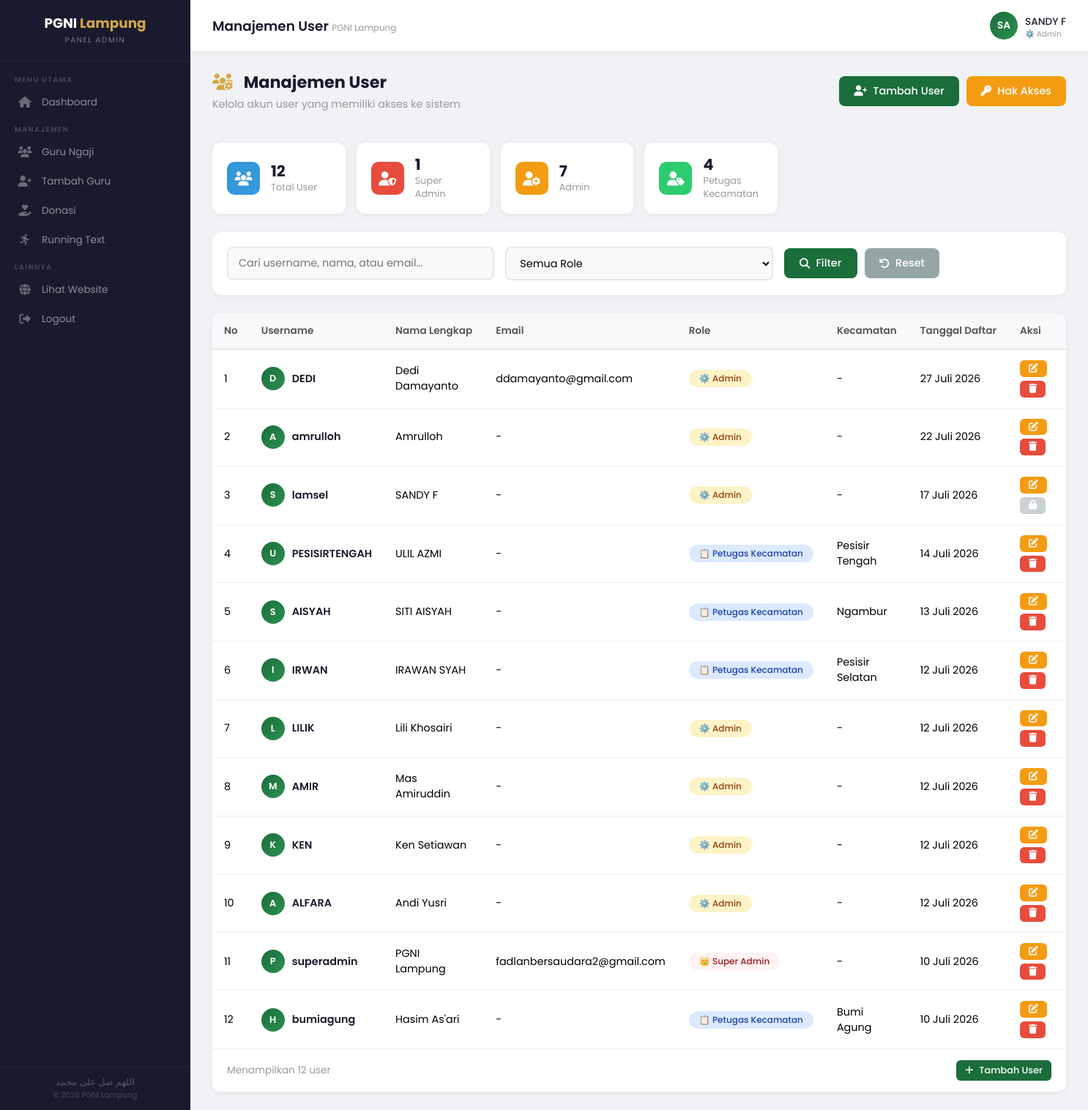
/admin/user.php (signed in), run on the app's committed database.
### tables this page shows
CREATE TABLE `users` (
  `id` int(11) NOT NULL AUTO_INCREMENT,
  `username` varchar(50) NOT NULL,
  `password` varchar(255) NOT NULL,
  `nama_lengkap` varchar(100) NOT NULL,
  `email` varchar(100) DEFAULT NULL,
  `role` enum('super_admin','admin','petugas_kecamatan') NOT NULL,
  `kecamatan_id` int(11) DEFAULT NULL,
  `created_at` timestamp NULL DEFAULT current_timestamp(),
  `no_telepon` varchar(20) DEFAULT NULL,
  `alamat` text DEFAULT NULL,
  `profile_photo` varchar(255) DEFAULT NULL,
  PRIMARY KEY (`id`),
  UNIQUE KEY `username` (`username`),
  UNIQUE KEY `email` (`email`)
);

CREATE TABLE `kecamatan` (
  `id` int(11) NOT NULL AUTO_INCREMENT,
  `kabupaten_id` int(11) DEFAULT NULL,
  `nama` varchar(100) NOT NULL,
  `kode` varchar(10) DEFAULT NULL,
  `created_at` datetime DEFAULT current_timestamp(),
  PRIMARY KEY (`id`),
  KEY `kabupaten_id` (`kabupaten_id`)
);

### include/functions.php (called while the page is built, shortened)
<?php
function tanggal_indonesia($tanggal) {
    $bulan = array(
        1 => 'Januari', 'Februari', 'Maret', 'April', 'Mei', 'Juni',
        'Juli', 'Agustus', 'September', 'Oktober', 'November', 'Desember'
    );
    $tgl = date('j', strtotime($tanggal));
    $bln = $bulan[(int)date('n', strtotime($tanggal))];
    $thn = date('Y', strtotime($tanggal));
    return $tgl . ' ' . $bln . ' ' . $thn;
}

### admin/user.php (the view, shortened to what this page needs)
<?php
$root_path = dirname(__DIR__);
require_once $root_path . '/include/functions.php';
$search = isset($_GET['search']) ? mysqli_real_escape_string($conn, $_GET['search']) : '';
$query = "SELECT u.*, k.nama as kecamatan_nama
          FROM users u
          LEFT JOIN kecamatan k ON u.kecamatan_id = k.id
          WHERE 1=1";
$query .= " ORDER BY u.created_at DESC";
$result = mysqli_query($conn, $query);
$query_total = "SELECT COUNT(*) as total FROM users";
$total = mysqli_fetch_assoc(mysqli_query($conn, $query_total))['total'];
$query_super_admin = "SELECT COUNT(*) as total FROM users WHERE role = 'super_admin'";
$total_super_admin = mysqli_fetch_assoc(mysqli_query($conn, $query_super_admin))['total'];
$query_admin = "SELECT COUNT(*) as total FROM users WHERE role = 'admin'";
$total_admin = mysqli_fetch_assoc(mysqli_query($conn, $query_admin))['total'];
$query_petugas = "SELECT COUNT(*) as total FROM users WHERE role = 'petugas_kecamatan'";
$total_petugas = mysqli_fetch_assoc(mysqli_query($conn, $query_petugas))['total'];
include 'include/admin_header.php';
?>
<div class="page-header">
    <div class="page-header-left">
        <h2><i class="fas fa-users-cog"></i> Manajemen User</h2>
        <p class="text-muted">Kelola akun user yang memiliki akses ke sistem</p>
    </div>
    <div class="page-header-right">
        <a href="user_tambah.php" class="btn btn-primary">
            <i class="fas fa-user-plus"></i> Tambah User
        </a>
        <a href="permission.php" class="btn btn-warning">
            <i class="fas fa-key"></i> Hak Akses
        </a>
    </div>
</div>
<div class="stats-row">
    <div class="stat-box">
        <div class="stat-box-icon" style="background: #3498db;">
            <i class="fas fa-users"></i>
        </div>
        <div class="stat-box-info">
            <h3><?php echo number_format($total); ?></h3>
            <p>Total User</p>
        </div>
    </div>
    <div class="stat-box">
        <div class="stat-box-icon" style="background: #e74c3c;">
            <i class="fas fa-user-shield"></i>
        </div>
        <div class="stat-box-info">
            <h3><?php echo number_format($total_super_admin); ?></h3>
            <p>Super Admin</p>
        </div>
    </div>
    <div class="stat-box">
        <div class="stat-box-icon" style="background: #f39c12;">
            <i class="fas fa-user-cog"></i>
        </div>
        <div class="stat-box-info">
            <h3><?php echo number_format($total_admin); ?></h3>
            <p>Admin</p>
        </div>
    </div>
    <div class="stat-box">
        <div class="stat-box-icon" style="background: #2ecc71;">
            <i class="fas fa-user-tag"></i>
        </div>
        <div class="stat-box-info">
            <h3><?php echo number_format($total_petugas); ?></h3>
            <p>Petugas Kecamatan</p>
        </div>
    </div>
</div>
<div class="filter-section">
    <form method="GET" action="" class="filter-form">
        <div class="filter-group">
            <input type="text" name="search" class="form-control" placeholder="Cari username, nama, atau email..."
                   value="<?php echo htmlspecialchars($search); ?>">
        </div>
        <div class="filter-group">
            <select name="role" class="form-control">
                <option value="">Semua Role</option>
            </select>
        </div>
        <div class="filter-group filter-actions">
            <button type="submit" class="btn btn-primary">
                <i class="fas fa-search"></i> Filter
            </button>
            <a href="user.php" class="btn btn-secondary">
                <i class="fas fa-undo"></i> Reset
            </a>
        </div>
    </form>
</div>
<div class="table-wrapper">
    <div class="table-responsive">
        <table class="table">
            <thead>
                <tr>
                    <th width="50">No</th>
                    <th>Username</th>
                    <th>Nama Lengkap</th>
                    <th class="hide-mobile">Email</th>
                    <th>Role</th>
                    <th class="hide-tablet">Kecamatan</th>
                    <th class="hide-mobile">Tanggal Daftar</th>
                    <th width="180">Aksi</th>
                </tr>
            </thead>
            <tbody>
                <?php if ($result && mysqli_num_rows($result) > 0): ?>
                    <?php $no = 1; ?>
                    <?php while ($row = mysqli_fetch_assoc($result)): ?>
                        <tr>
                            <td><?php echo $no++; ?></td>
                            <td>
                                <div class="user-cell">
                                    <span class="user-avatar">
                                        <?php echo strtoupper(substr($row['nama_lengkap'], 0, 1)); ?>
                                    </span>
                                    <span class="user-username"><?php echo htmlspecialchars($row['username']); ?></span>
                                </div>
                            </td>
                            <td><?php echo htmlspecialchars($row['nama_lengkap']); ?></td>
                            <td class="hide-mobile"><?php echo htmlspecialchars($row['email'] ?: '-'); ?></td>
                            <td>
                                <span class="role-badge <?php echo $row['role']; ?>">
                                    <?php
                                        switch($row['role']) {
                                            case 'super_admin': echo '👑 Super Admin'; break;
                                            case 'admin': echo '⚙️ Admin'; break;
                                            case 'petugas_kecamatan': echo '📋 Petugas Kecamatan'; break;
                                        }
                                    ?>
                                </span>
                            </td>
                            <td class="hide-tablet"><?php echo htmlspecialchars($row['kecamatan_nama'] ?: '-'); ?></td>
                            <td class="hide-mobile"><?php echo tanggal_indonesia($row['created_at']); ?></td>
                            <td>
                                <div class="btn-group">
                                    <a href="user_edit.php?id=<?php echo $row['id']; ?>" class="btn btn-sm btn-warning" title="Edit">
                                        <i class="fas fa-edit"></i>
                                    </a>
                                    <?php if ($row['id'] != $_SESSION['user_id']): ?>
                                        <a href="user_hapus.php?id=<?php echo $row['id']; ?>" class="btn btn-sm btn-danger btn-delete" title="Hapus">
                                            <i class="fas fa-trash"></i>
                                        </a>
                                    <?php else: ?>
                                        <span class="btn btn-sm btn-secondary" title="Tidak bisa hapus sendiri" style="cursor:not-allowed;opacity:0.5;">
                                            <i class="fas fa-lock"></i>
                                        </span>
                                    <?php endif; ?>
                                </div>
                            </td>
                        </tr>
                    <?php endwhile; ?>
                <?php endif; ?>
            </tbody>
        </table>
    </div>
    <div class="table-footer">
        <div class="table-info">
            Menampilkan <?php echo mysqli_num_rows($result); ?> user
        </div>
        <div class="table-actions">
            <a href="user_tambah.php" class="btn btn-sm btn-primary">
                <i class="fas fa-plus"></i> Tambah User
            </a>
        </div>
    </div>
</div>
<?php include 'include/admin_footer.php'; ?>

### admin/include/admin_header.php (style rules this page uses)
:root { --primary: #1a6e3a; --primary-dark: #0e4a26; --primary-light: #2d8f52; --gold: #d4a847; --gold-light: #f0dba8; --dark: #1a1a2e; --sidebar-width: 260px; --header-height: 70px; --transition: all 0.3s ease; }
* { margin: 0; padding: 0; box-sizing: border-box; }
body { font-family: 'Poppins', sans-serif; background: #f0f2f5; direction: ltr; display: flex; min-height: 100vh; }

### admin/user.php (style rules this page uses)
.page-header { display: flex; justify-content: space-between; align-items: center; flex-wrap: wrap; gap: 15px; margin-bottom: 25px; padding-bottom: 15px; border-bottom: 2px solid #f0f0f0; }
.page-header-left h2 { font-size: 1.4rem; color: #1a1a2e; margin-bottom: 3px; }
.page-header-left h2 i { color: #d4a847; margin-right: 10px; }
.page-header-left .text-muted { color: #999; font-size: 0.9rem; margin: 0; }
.page-header-right { display: flex; gap: 10px; flex-wrap: wrap; }
.btn { display: inline-flex; align-items: center; gap: 8px; padding: 10px 20px; border: none; border-radius: 8px; font-weight: 500; font-size: 0.9rem; cursor: pointer; transition: all 0.3s ease; text-decoration: none; font-family: 'Poppins', sans-serif; }
.btn-primary { background: #1a6e3a; color: #fff; }
.btn-warning { background: #f39c12; color: #fff; }
.btn-danger { background: #e74c3c; color: #fff; }
.btn-secondary { background: #95a5a6; color: #fff; }
.btn-sm { padding: 5px 12px; font-size: 0.8rem; border-radius: 6px; }
.stats-row { display: grid; grid-template-columns: repeat(auto-fill, minmax(180px, 1fr)); gap: 15px; margin-bottom: 25px; }
.stat-box { background: #fff; padding: 18px 20px; border-radius: 12px; box-shadow: 0 2px 10px rgba(0,0,0,0.05); display: flex; align-items: center; gap: 15px; transition: all 0.3s ease; }
.stat-box-icon { width: 45px; height: 45px; border-radius: 10px; display: flex; align-items: center; justify-content: center; color: #fff; font-size: 1.2rem; flex-shrink: 0; }
.stat-box-info h3 { font-size: 1.3rem; font-weight: 700; color: #1a1a2e; margin-bottom: 0; line-height: 1.2; }
.stat-box-info p { font-size: 0.8rem; color: #999; margin: 0; }
.filter-section { background: #fff; padding: 20px; border-radius: 12px; box-shadow: 0 2px 10px rgba(0,0,0,0.05); margin-bottom: 25px; }
.filter-form { display: flex; flex-wrap: wrap; gap: 15px; align-items: center; }
.filter-group { flex: 1; min-width: 180px; }
.filter-group .form-control { width: 100%; padding: 10px 14px; border: 2px solid #e8e8e8; border-radius: 8px; font-size: 0.9rem; font-family: 'Poppins', sans-serif; transition: all 0.3s ease; background: #f8f9fa; }
.filter-group .btn { min-width: 100px; justify-content: center; }
.filter-actions { display: flex; gap: 10px; flex-wrap: wrap; }
.table-wrapper { background: #fff; border-radius: 12px; box-shadow: 0 2px 10px rgba(0,0,0,0.05); overflow: hidden; display: block; }
.table-responsive { overflow-x: auto; -webkit-overflow-scrolling: touch; }
.table { width: 100%; border-collapse: collapse; min-width: 700px; }
.table thead { background: #f8f9fa; }
.table th { padding: 14px 16px; text-align: left; font-weight: 600; color: #555; font-size: 0.85rem; border-bottom: 2px solid #e8e8e8; white-space: nowrap; }
.table td { padding: 14px 16px; border-bottom: 1px solid #f0f0f0; vertical-align: middle; font-size: 0.9rem; }
.table tbody tr:last-child td { border-bottom: none; }
.user-cell { display: flex; align-items: center; gap: 10px; }
.user-avatar { width: 32px; height: 32px; border-radius: 50%; background: linear-gradient(135deg, #1a6e3a, #2d8f52); color: #fff; display: flex; align-items: center; justify-content: center; font-weight: 600; font-size: 0.8rem; flex-shrink: 0; }
.user-username { font-weight: 600; color: #1a1a2e; }
.role-badge { display: inline-block; padding: 3px 14px; border-radius: 20px; font-size: 0.75rem; font-weight: 500; white-space: nowrap; }
.role-badge.super_admin { background: #fef2f2; color: #991b1b; }
.role-badge.admin { background: #fef3c7; color: #92400e; }
.role-badge.petugas_kecamatan { background: #dbeafe; color: #1e40af; }
.btn-group { display: flex; gap: 5px; flex-wrap: wrap; }
.btn-delete { cursor: pointer; }
.table-footer { display: flex; justify-content: space-between; align-items: center; padding: 15px 20px; border-top: 1px solid #f0f0f0; flex-wrap: wrap; gap: 10px; }
.table-info { font-size: 0.85rem; color: #999; }
.table-actions { display: flex; gap: 10px; flex-wrap: wrap; }

### data on the page
users: nama_lengkap "D", username "DEDI", nama_lengkap "Dedi Damayanto", email "ddamayanto@gmail.com", role "⚙️ Admin", kecamatan_nama "-", created_at "27 Juli 2026"
users: nama_lengkap "A", username "amrulloh", nama_lengkap "Amrulloh", email "-", role "⚙️ Admin", kecamatan_nama "-", created_at "22 Juli 2026"
users: nama_lengkap "S", username "lamsel", nama_lengkap "SANDY F", email "-", role "⚙️ Admin", kecamatan_nama "-", created_at "17 Juli 2026"
users: nama_lengkap "U", username "PESISIRTENGAH", nama_lengkap "ULIL AZMI", email "-", shows "📋 Petugas Kecamatan", kecamatan.nama "Pesisir Tengah", created_at "14 Juli 2026"
users: nama_lengkap "S", username "AISYAH", nama_lengkap "SITI AISYAH", email "-", shows "📋 Petugas Kecamatan", kecamatan.nama "Ngambur", created_at "13 Juli 2026"
users: nama_lengkap "I", username "IRWAN", nama_lengkap "IRAWAN SYAH", email "-", shows "📋 Petugas Kecamatan", kecamatan.nama "Pesisir Selatan", created_at "12 Juli 2026"
users: nama_lengkap "L", username "LILIK", nama_lengkap "Lili Khosairi", email "-", role "⚙️ Admin", kecamatan_nama "-", created_at "12 Juli 2026"
users: nama_lengkap "M", username "AMIR", nama_lengkap "Mas Amiruddin", email "-", role "⚙️ Admin", kecamatan_nama "-", created_at "12 Juli 2026"
users: nama_lengkap "K", username "KEN", nama_lengkap "Ken Setiawan", email "-", role "⚙️ Admin", kecamatan_nama "-", created_at "12 Juli 2026"
users: nama_lengkap "A", username "ALFARA", nama_lengkap "Andi Yusri", email "-", role "⚙️ Admin", kecamatan_nama "-", created_at "12 Juli 2026"
users: nama_lengkap "P", username "superadmin", nama_lengkap "PGNI Lampung", email "fadlanbersaudara2@gmail.com", role "👑 Super Admin", kecamatan_nama "-", created_at "10 Juli 2026"
users: nama_lengkap "H", username "bumiagung", nama_lengkap "Hasim As'ari", email "-", shows "📋 Petugas Kecamatan", kecamatan.nama "Bumi Agung", created_at "10 Juli 2026"

### other printed values
$title "Manajemen User"
substr($_SESSION['nama_lengkap'] ?? 'A', 0, 2) "SA"
$_SESSION['nama_lengkap'] "SANDY F"
$role_display[$_SESSION['role'] ?? 'admin'] "⚙️ Admin"
$total "12"
$total_super_admin "1"
$total_admin "7"
$total_petugas "4"
mysqli_num_rows($result) "12"
